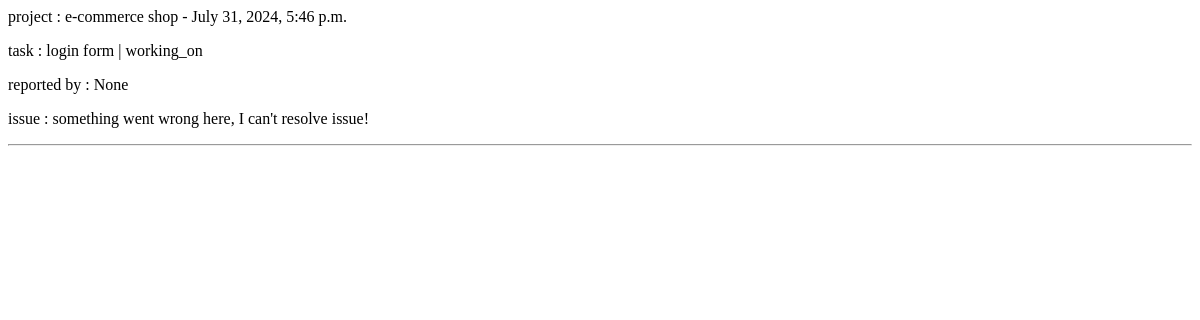
/issues/, run on an earlier commit of the app's database.
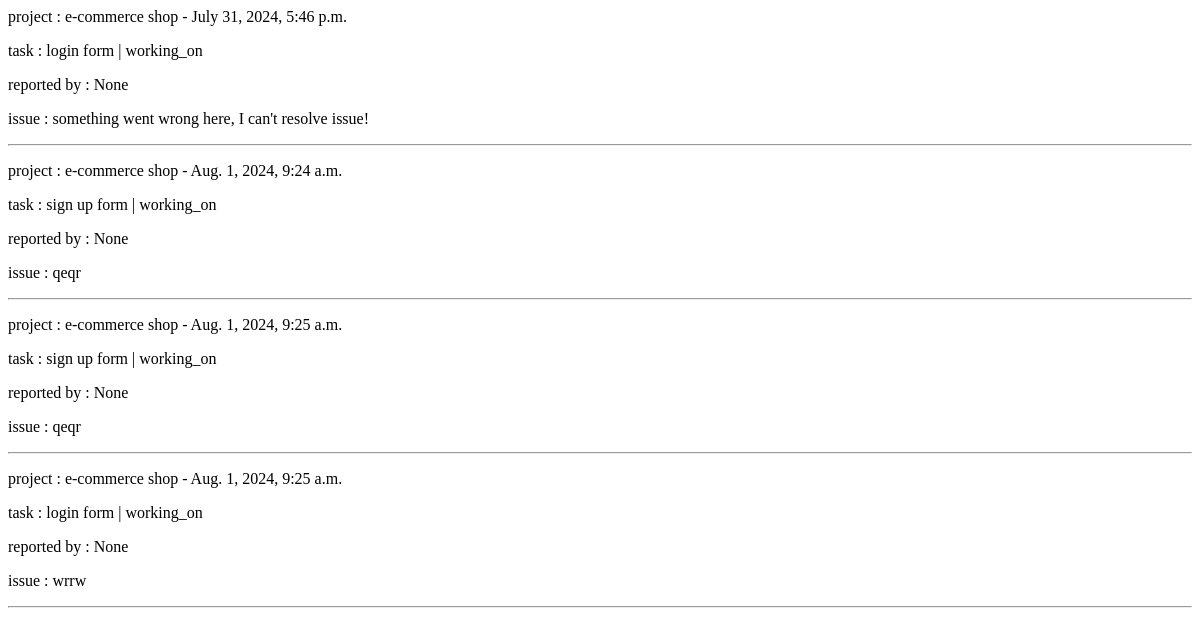
And on a later commit of the database.
### projects/models.py (models this page shows, shortened)
class ReportIssue(models.Model):
    project = models.ForeignKey(Project, on_delete=models.CASCADE)
    task = models.ForeignKey(ProjectTasks, on_delete=models.CASCADE)
    reporter = models.ForeignKey(
        CustomUser,
        on_delete=models.CASCADE,
        null=True,
        blank=True,
    )
    report = models.TextField()
    report_date = models.DateTimeField(auto_now_add=True)

class Project(models.Model):
    project_name = models.CharField(max_length=255)
    project_detail = models.TextField()
    time_to_start = models.DateField(auto_now_add=True)
    time_to_finish = models.DateField(default=None)
    image = models.ImageField(
        upload_to = 'projects/images/',
        null=True,
        blank=True,
        default=None
    )
    def __str__(self):
        return self.project_name

class ProjectTasks(models.Model):
    class Meta:
        verbose_name = "project's tasks"
        verbose_name_plural = "project's tasks"
    task_choices = (
        ('free', 'free'),
        ('working_on', 'working on'),
        ('done', 'done')
    )
    title = models.CharField(max_length=59)
    content = models.CharField(max_length=300, default=None)
    assigned_to = models.ForeignKey(
        CustomUser, verbose_name=_("assigned to"),
        on_delete=models.CASCADE,
        blank=True,
        null=True
    )
    time_to_finish = models.DateField(verbose_name=_("time to finish"), default=None)
    task_status = models.CharField(
        max_length=10,
        choices=task_choices
    )
    image = models.ImageField(
        upload_to = 'projects/images/',
        null=True,
        blank=True,
        default=None
    )
    def __str__(self):
        return f"{self.title} | {self.task_status}"

### projects/views.py (the view)
# urls.py: path('issues/', views.reported_issues_display, name="reported_issues_display")
def reported_issues_display(request):
    issues = ReportIssue.objects.all()
    return render(
        request, 'projects/reported_issues_display.html', {'issues':issues}
    )

### templates/projects/reported_issues_display.html
{% extends "base.html" %}
{% block content %}
{% if issues %}
    {% for issue in issues %}
        <p>project : {{ issue.project }} - {{ issue.report_date }} </p>
        <p>task : {{ issue.task }}</p>
        <p>reported by : {{ issue.reporter }}</p>
        <p> issue :  {{ issue.report }}</p> <hr>
    {% endfor %}
{% else %}
    <p>no issue reported yet</p>
{% endif %}
{% endblock %}

What changed in the data, as far as the page shows it:
added ReportIssue: project "e-commerce shop", report_date "Aug. 1, 2024, 9:24 a.m.", task "sign up form | working_on", reporter "None", report "qeqr"
added ReportIssue: project "e-commerce shop", report_date "Aug. 1, 2024, 9:25 a.m.", task "sign up form | working_on", reporter "None", report "qeqr"
added ReportIssue: project "e-commerce shop", report_date "Aug. 1, 2024, 9:25 a.m.", task "login form | working_on", reporter "None", report "wrrw"
